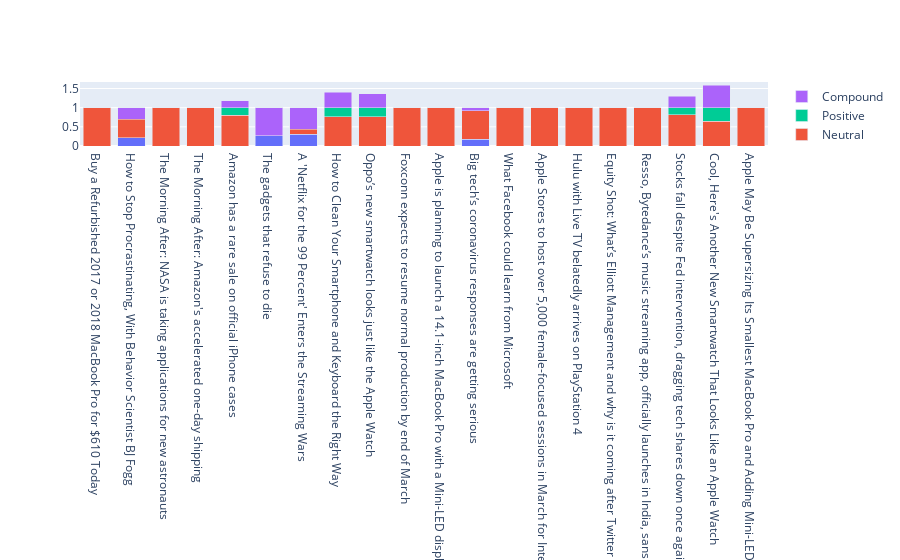

Notebook code for this chart:
### Markdown cell above
**Plot Title Sentiment Score**

### Code cell
x = news_df['title']
y = [d.get('neg') for d in news_df['title_score']]
y1 = [d.get('neu') for d in news_df['title_score']]
y2 = [d.get('pos') for d in news_df['title_score']]
y3 = [d.get('compound') for d in news_df['title_score']]

fig = go.Figure(go.Bar(x=x, y=y, name='Negative'))
fig.add_trace(go.Bar(x=x, y=y1, name='Neutral'))
fig.add_trace(go.Bar(x=x, y=y2, name='Positive'))
fig.add_trace(go.Bar(x=x, y=y3, name='Compound'))

fig.update_layout(barmode='stack')
fig.show()

### Figure 1 — Plotly figure (JSON) as saved in the notebook; plotly's stock layout.template omitted (floating-point values rounded to 4 significant figures)
{"data": [{"name": "Negative", "type": "bar", "x": ["Buy a Refurbished 2017 or 2018 MacBook Pro for $610 Today", "How to Stop Procrastinating, With Behavior Scientist BJ Fogg", "The Morning After: NASA is taking applications for new astronauts", "The Morning After: Amazon's accelerated one-day shipping", "Amazon has a rare sale on official iPhone cases", "The gadgets that refuse to die", "A 'Netflix for the 99 Percent' Enters the Streaming Wars", "How to Clean Your Smartphone and Keyboard the Right Way", "Oppo’s new smartwatch looks just like the Apple Watch", "Foxconn expects to resume normal production by end of March", "Apple is planning to launch a 14.1-inch MacBook Pro with a Mini-LED display, says Ming-Chi Kuo", "Big tech’s coronavirus responses are getting serious", "What Facebook could learn from Microsoft", "Apple Stores to host over 5,000 female-focused sessions in March for International Women’s Day", "Hulu with Live TV belatedly arrives on PlayStation 4", "Equity Shot: What’s Elliott Management and why is it coming after Twitter and SoftBank?", "Resso, Bytedance’s music streaming app, officially launches in India, sans Tencent-backed Universal Music", "Stocks fall despite Fed intervention, dragging tech shares down once again", "Cool, Here's Another New Smartwatch That Looks Like an Apple Watch", "Apple May Be Supersizing Its Smallest MacBook Pro and Adding Mini-LEDs"], "y": [0, 0.216, 0, 0, 0, 0.604, 0.31, 0, 0, 0, 0, 0.178, 0, 0, 0, 0, 0, 0, 0, 0]}, {"name": "Neutral", "type": "bar", "x": ["Buy a Refurbished 2017 or 2018 MacBook Pro for $610 Today", "How to Stop Procrastinating, With Behavior Scientist BJ Fogg", "The Morning After: NASA is taking applications for new astronauts", "The Morning After: Amazon's accelerated one-day shipping", "Amazon has a rare sale on official iPhone cases", "The gadgets that refuse to die", "A 'Netflix for the 99 Percent' Enters the Streaming Wars", "How to Clean Your Smartphone and Keyboard the Right Way", "Oppo’s new smartwatch looks just like the Apple Watch", "Foxconn expects to resume normal production by end of March", "Apple is planning to launch a 14.1-inch MacBook Pro with a Mini-LED display, says Ming-Chi Kuo", "Big tech’s coronavirus responses are getting serious", "What Facebook could learn from Microsoft", "Apple Stores to host over 5,000 female-focused sessions in March for International Women’s Day", "Hulu with Live TV belatedly arrives on PlayStation 4", "Equity Shot: What’s Elliott Management and why is it coming after Twitter and SoftBank?", "Resso, Bytedance’s music streaming app, officially launches in India, sans Tencent-backed Universal Music", "Stocks fall despite Fed intervention, dragging tech shares down once again", "Cool, Here's Another New Smartwatch That Looks Like an Apple Watch", "Apple May Be Supersizing Its Smallest MacBook Pro and Adding Mini-LEDs"], "y": [1, 0.784, 1, 1, 0.805, 0.396, 0.69, 0.769, 0.762, 1, 1, 0.822, 1, 1, 1, 1, 1, 0.82, 0.652, 1]}, {"name": "Positive", "type": "bar", "x": ["Buy a Refurbished 2017 or 2018 MacBook Pro for $610 Today", "How to Stop Procrastinating, With Behavior Scientist BJ Fogg", "The Morning After: NASA is taking applications for new astronauts", "The Morning After: Amazon's accelerated one-day shipping", "Amazon has a rare sale on official iPhone cases", "The gadgets that refuse to die", "A 'Netflix for the 99 Percent' Enters the Streaming Wars", "How to Clean Your Smartphone and Keyboard the Right Way", "Oppo’s new smartwatch looks just like the Apple Watch", "Foxconn expects to resume normal production by end of March", "Apple is planning to launch a 14.1-inch MacBook Pro with a Mini-LED display, says Ming-Chi Kuo", "Big tech’s coronavirus responses are getting serious", "What Facebook could learn from Microsoft", "Apple Stores to host over 5,000 female-focused sessions in March for International Women’s Day", "Hulu with Live TV belatedly arrives on PlayStation 4", "Equity Shot: What’s Elliott Management and why is it coming after Twitter and SoftBank?", "Resso, Bytedance’s music streaming app, officially launches in India, sans Tencent-backed Universal Music", "Stocks fall despite Fed intervention, dragging tech shares down once again", "Cool, Here's Another New Smartwatch That Looks Like an Apple Watch", "Apple May Be Supersizing Its Smallest MacBook Pro and Adding Mini-LEDs"], "y": [0, 0, 0, 0, 0.195, 0, 0, 0.231, 0.238, 0, 0, 0, 0, 0, 0, 0, 0, 0.18, 0.348, 0]}, {"name": "Compound", "type": "bar", "x": ["Buy a Refurbished 2017 or 2018 MacBook Pro for $610 Today", "How to Stop Procrastinating, With Behavior Scientist BJ Fogg", "The Morning After: NASA is taking applications for new astronauts", "The Morning After: Amazon's accelerated one-day shipping", "Amazon has a rare sale on official iPhone cases", "The gadgets that refuse to die", "A 'Netflix for the 99 Percent' Enters the Streaming Wars", "How to Clean Your Smartphone and Keyboard the Right Way", "Oppo’s new smartwatch looks just like the Apple Watch", "Foxconn expects to resume normal production by end of March", "Apple is planning to launch a 14.1-inch MacBook Pro with a Mini-LED display, says Ming-Chi Kuo", "Big tech’s coronavirus responses are getting serious", "What Facebook could learn from Microsoft", "Apple Stores to host over 5,000 female-focused sessions in March for International Women’s Day", "Hulu with Live TV belatedly arrives on PlayStation 4", "Equity Shot: What’s Elliott Management and why is it coming after Twitter and SoftBank?", "Resso, Bytedance’s music streaming app, officially launches in India, sans Tencent-backed Universal Music", "Stocks fall despite Fed intervention, dragging tech shares down once again", "Cool, Here's Another New Smartwatch That Looks Like an Apple Watch", "Apple May Be Supersizing Its Smallest MacBook Pro and Adding Mini-LEDs"], "y": [0, -0.296, 0, 0, 0.1779, -0.7269, -0.5574, 0.4019, 0.3612, 0, 0, -0.0772, 0, 0, 0, 0, 0, 0.296, 0.5859, 0]}], "layout": {"barmode": "stack"}}
